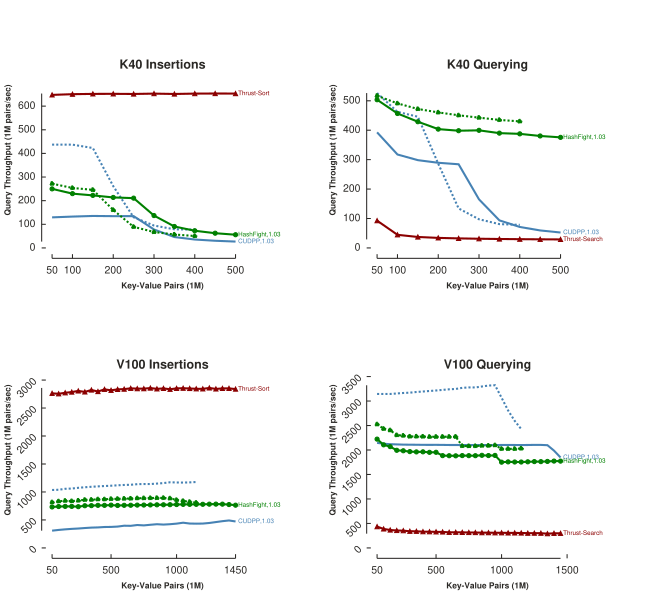

Source code (Python):
# coding: utf-8

# In[19]:

import numpy as np
import sys
import pandas as pd
import numpy
import itertools
import toyplot
import toyplot.pdf
#get_ipython().run_line_magic('matplotlib', 'inline')


filename = sys.argv[1]
col_0_name = "numPairs"
y_label_0 = "Insertion Throughput (billions pairs/sec)"
x_label_0 = "Load Factor"
title_0 = "K40 Insertions"
y_label_1 = "Query Throughput (billions pairs/sec)"
x_label_1 = "Load Factor"
title_1 = "K40 Querying"


df = pd.read_csv(filename, header=None, names=['numPairs0', 'hfInsert00', 'hfQuery00', 'cuInsert00', 'cuQuery00', 'thSort0', 'thSearch0', 'hfInsert01', 'hfQuery01', 'cuInsert01', 'cuQuery01', 'numPairs1', 'hfInsert10', 'hfQuery10', 'cuInsert10', 'cuQuery10', 'thSort1', 'thSearch1', 'hfInsert11', 'hfQuery11', 'cuInsert11', 'cuQuery11'])


df['hfInsert00'] = df.numPairs0/df.hfInsert00
df['cuInsert00'] = df.numPairs0/df.cuInsert00
df['thSort0'] = df.numPairs0/df.thSort0
df['hfInsert01'] = df.numPairs0/df.hfInsert01
df['cuInsert01'] = df.numPairs0/df.cuInsert01
df['hfQuery00'] = df.numPairs0/df.hfQuery00
df['cuQuery00'] = df.numPairs0/df.cuQuery00
df['thSearch0'] = df.numPairs0/df.thSearch0
df['hfQuery01'] = df.numPairs0/df.hfQuery01
df['cuQuery01'] = df.numPairs0/df.cuQuery01

df['hfInsert10'] = df.numPairs1/df.hfInsert10
df['cuInsert10'] = df.numPairs1/df.cuInsert10
df['thSort1'] = df.numPairs1/df.thSort1
df['hfInsert11'] = df.numPairs1/df.hfInsert11
df['cuInsert11'] = df.numPairs1/df.cuInsert11
df['hfQuery10'] = df.numPairs1/df.hfQuery10
df['cuQuery10'] = df.numPairs1/df.cuQuery10
df['thSearch1'] = df.numPairs1/df.thSearch1
df['hfQuery11'] = df.numPairs1/df.hfQuery11
df['cuQuery11'] = df.numPairs1/df.cuQuery11

df['numPairs0'] = df.numPairs0/1000000
df['numPairs1'] = df.numPairs1/1000000

colors = ["green", "steelblue", "darkred",
          "green", "steelblue"]
markers = ["o", "--", "^",
           "o", "--"]
exts = ["", "2"]

def GetStyle(toplot) :
  style = {}
  keys = algos.keys()
  for key in keys:
    if key in toplot :
      index = algos.get(key)
      style["stroke"] = colors[index]
    if "01" in toplot or "11" in toplot :
      style["stroke-dasharray"] = "2, 2"
  return style


canvas = toyplot.Canvas('6.5in', '6in')

#Plot 1: K40 Insertions
algos = {"hfInsert10":0, "cuInsert10":1, "thSort1":2,
         "hfInsert11":3, "cuInsert11":4}
legends = {"hfInsert10":"HashFight,1.03", \
           "cuInsert10":"CUDPP,1.03", \
           "thSort1":"Thrust-Sort", \
           "hfInsert11":"HashFight,1.50", \
           "cuInsert11":"CUDPP,1.50"}

axes = canvas.cartesian(label = title_0,
                        xlabel = 'Key-Value Pairs (1M)',
                        ylabel = 'Query Throughput (1M pairs/sec)',
                        grid = (2,2,0),
                        margin = (40,50,30))
axes.label.style = {"font-size":"12px"}
#axes.label.location = "above"
#axes.label.offset = "-20px"
axes.x.label.style = {"font-size":"8px"}
axes.y.label.style = {"font-size":"8px"}
axes.x.ticks.show = True
axes.y.ticks.show = True
axes.y.ticks.labels.angle = -90
axes.x.ticks.far = "4px"
axes.y.ticks.far = "4px"
axes.y.label.location = "above"
axes.y.label.offset = "30px"
axes.x.ticks.locator = toyplot.locator.Explicit([50, 100, 200, 300, 400, 500])
axes.y.ticks.locator = toyplot.locator.Explicit([0, 100, 200, 300, 400, 500, 600])

for algo in algos.keys() :
  #for ext in exts :
    #toplot = "%s%s" %(algo, ext)
    toplot = algo
    data = df[toplot]
    data = data / 1000000.0
    t = df.numPairs1.values
    m = t.argmax()
    x = [c for c in itertools.islice(t, 0, m)]
    t = numpy.array(data)
    y = [c for c in itertools.islice(t, 0, m)]
    plotstyle = GetStyle(toplot)
    label = legends.get(toplot)
    thisMarker = markers[algos.get(algo)]
    thisStroke = plotstyle.get("stroke")
    print len(x)
    print len(y)
    axes.plot(x, y, style=plotstyle, marker=thisMarker, mstyle={"stroke":thisStroke, "fill":thisStroke})
    print "stroke : %s" %plotstyle.get("stroke")
    axes._text_colors = itertools.cycle([plotstyle.get("stroke")])
    vertalign = "middle"
    #if "cu" in algo:
      #vertalign = "first-baseline"
    y_end = np.count_nonzero(~np.isnan(y)) - 1
    axes.text(x[y_end], y[y_end], label, style={"text-anchor":"start", \
                                          "-toyplot-anchor-shift":"2.5px", \
                                          "font-size":"6px", \
                                          "-toyplot-vertical-align":vertalign})

#Plot 2: K40 Queries
algos = {"hfQuery10":0, "cuQuery10":1, "thSearch1":2,
         "hfQuery11":3, "cuQuery11":4}
legends = {"hfQuery10":"HashFight,1.03", \
           "cuQuery10":"CUDPP,1.03", \
           "thSearch1":"Thrust-Search", \
           "hfQuery11":"HashFight,1.50", \
           "cuQuery11":"CUDPP,1.50"}

axes2 = canvas.cartesian(label = title_1,
                        xlabel = 'Key-Value Pairs (1M)',
                        ylabel = 'Query Throughput (1M pairs/sec)',
                        grid=(2,2,1),
                        margin = (40,50,30))

#axes2.label.location = "above"
#axes2.label.offset = "-20px"
axes2.label.style = {"font-size":"12px"}
axes2.x.label.style = {"font-size":"8px"}
axes2.y.label.style = {"font-size":"8px"}
axes2.x.ticks.show = True
axes2.y.ticks.show = True
axes2.y.ticks.labels.angle = -90
axes2.x.ticks.far = "4px"
axes2.y.ticks.far = "4px"
axes2.y.label.location = "above"
axes2.y.label.offset = "30px"

axes2.x.ticks.locator = toyplot.locator.Explicit([50, 100, 200, 300, 400, 500])
axes2.y.ticks.locator = toyplot.locator.Explicit([0, 100, 200, 300, 400, 500])

for algo in algos.keys() :
  #for ext in exts :
    #toplot = "%s%s" %(algo, ext)
    toplot = algo
    data = df[toplot]
    data = data / 1000000.0
    t = df.numPairs1.values
    m = t.argmax()
    x = [c for c in itertools.islice(t, 0, m)]
    t = numpy.array(data)
    y = [c for c in itertools.islice(t, 0, m)]
    plotstyle = GetStyle(toplot)
    label = legends.get(toplot)
    thisMarker = markers[algos.get(algo)]
    thisStroke = plotstyle.get("stroke")
    axes2.plot(x, y, style=plotstyle, marker=thisMarker, mstyle={"stroke":thisStroke, "fill":thisStroke})
    print "stroke : %s" %plotstyle.get("stroke")
    axes2._text_colors = itertools.cycle([plotstyle.get("stroke")])
    vertalign = "middle"
    #if "cu" in algo:
      #vertalign = "first-baseline"

    y_end = np.count_nonzero(~np.isnan(y)) - 1
    axes2.text(x[y_end], y[y_end], label, style={"text-anchor":"start", \
                                          "-toyplot-anchor-shift":"2.5px", \
                                          "font-size":"6px", \
                                          "-toyplot-vertical-align":vertalign})


#Plot 3: V100 Insertions
algos = {"hfInsert00":0, "cuInsert00":1, "thSort0":2,
         "hfInsert01":3, "cuInsert01":4}
legends = {"hfInsert00":"HashFight,1.03", \
           "cuInsert00":"CUDPP,1.03", \
           "thSort0":"Thrust-Sort", \
           "hfInsert01":"HashFight,1.50", \
           "cuInsert01":"CUDPP,1.50"}

axes3 = canvas.cartesian(label = "V100 Insertions",
                        xlabel = 'Key-Value Pairs (1M)',
                        ylabel = 'Query Throughput (1M pairs/sec)',
                        grid = (2,2,2),
                        margin = (30,50,50))

axes3.label.location = "above"
axes3.label.offset = "-20px"
axes3.label.style = {"font-size":"12px"}
axes3.x.label.style = {"font-size":"8px"}
axes3.y.label.style = {"font-size":"8px"}
axes3.x.ticks.show = True
axes3.y.ticks.show = True
axes3.y.ticks.labels.angle = -45
axes3.x.ticks.far = "4px"
axes3.y.ticks.far = "4px"
axes3.y.label.location = "above"
axes3.y.label.offset = "30px"

axes3.y.domain.max = 3500
axes3.x.ticks.locator = toyplot.locator.Explicit([50, 500, 1000, 1450])
axes3.y.ticks.locator = toyplot.locator.Explicit([0, 500, 1000, 1500, 2000, 2500, 3000])

for algo in algos.keys() :
  #for ext in exts :
    #toplot = "%s%s" %(algo, ext)
    toplot = algo
    data = df[toplot]
    data = data / 1000000.0
    x = df.numPairs0.values
    y = numpy.array(data)
    print "plot 3:\n"
    print x
    print y
    plotstyle = GetStyle(toplot)
    label = legends.get(toplot)
    thisMarker = markers[algos.get(algo)]
    thisStroke = plotstyle.get("stroke")
    axes3.plot(x, y, style=plotstyle, marker=thisMarker, mstyle={"stroke":thisStroke, "fill":thisStroke})
    print "stroke : %s" %plotstyle.get("stroke")
    axes3._text_colors = itertools.cycle([plotstyle.get("stroke")])
    vertalign = "middle"
    if "hfInsert01" in algo:
      vertalign = "first-baseline"
    
    y_end = np.count_nonzero(~np.isnan(y)) - 1
    axes3.text(x[y_end], y[y_end], label, style={"text-anchor":"start", \
                                          "-toyplot-anchor-shift":"2.5px", \
                                          "font-size":"6px", \
                                          "-toyplot-vertical-align":vertalign})


#Plot 4: V100 Queries
algos = {"hfQuery00":0, "cuQuery00":1, "thSearch0":2,
         "hfQuery01":3, "cuQuery01":4}
legends = {"hfQuery00":"HashFight,1.03", \
           "cuQuery00":"CUDPP,1.03", \
           "thSearch0":"Thrust-Search", \
           "hfQuery01":"HashFight,1.50", \
           "cuQuery01":"CUDPP,1.50"}

axes4 = canvas.cartesian(label = "V100 Querying",
                        xlabel = 'Key-Value Pairs (1M)',
                        ylabel = 'Query Throughput (1M pairs/sec)',
                        grid = (2,2,3),
                        margin = (30,50,50))

axes4.label.location = "above"
axes4.label.offset = "-20px"
axes4.label.style = {"font-size":"12px"}
axes4.x.label.style = {"font-size":"8px"}
axes4.y.label.style = {"font-size":"8px"}
axes4.x.ticks.show = True
axes4.y.ticks.show = True
axes4.y.ticks.labels.angle = -45
axes4.x.ticks.far = "4px"
axes4.y.ticks.far = "4px"
axes4.y.label.location = "above"
axes4.y.label.offset = "30px"

axes4.y.domain.max = 4000
axes4.x.ticks.locator = toyplot.locator.Explicit([50, 500, 1000, 1500])
axes4.y.ticks.locator = toyplot.locator.Explicit([0, 500, 1000, 1500, 2000, 2500, 3000, 3500])

for algo in algos.keys() :
  #for ext in exts :
    #toplot = "%s%s" %(algo, ext)
    toplot = algo
    data = df[toplot]
    data = data / 1000000.0
    x = df.numPairs0.values
    y = numpy.array(data)
    plotstyle = GetStyle(toplot)
    label = legends.get(toplot)
    thisMarker = markers[algos.get(algo)]
    thisStroke = plotstyle.get("stroke")
    axes4.plot(x, y, style=plotstyle, marker=thisMarker, mstyle={"stroke":thisStroke, "fill":thisStroke})
    print "stroke : %s" %plotstyle.get("stroke")
    axes4._text_colors = itertools.cycle([plotstyle.get("stroke")])
    vertalign = "middle"
    #if "cu" in algo:
      #vertalign = "first-baseline"

    y_end = np.count_nonzero(~np.isnan(y)) - 1
    axes4.text(x[y_end], y[y_end], label, style={"text-anchor":"start", \
                                          "-toyplot-anchor-shift":"2.5px", \
                                          "font-size":"6px", \
                                          "-toyplot-vertical-align":vertalign})

canvas.aspect = 'fit-range'
toyplot.pdf.render(canvas, "data-size-2.pdf")
